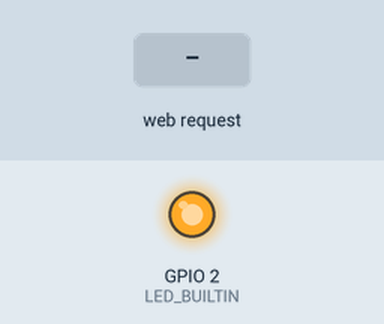
Simulated run of this sketch. Board: ESP8266 (NodeMCU). Shown: output pins drawn as LEDs (lit = HIGH, except the on-board LED, lit = LOW). The inputs (shaded band) are chosen by the test bench. What the sketch prints to the serial monitor is not drawn.

Above: at 2.2 s.
2.3 s: HTTP request GET /LEDOff received
At 2.6 s:
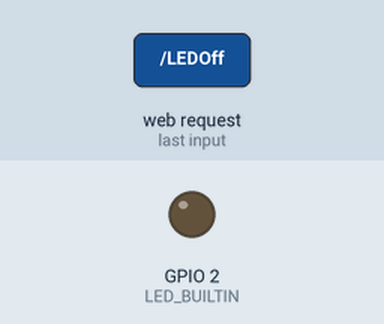
3.8 s: HTTP request GET /LEDOn received
At 4.9 s:
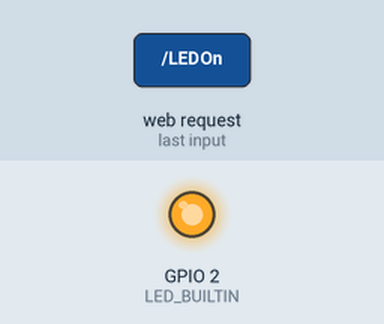
Timing chart, 0 to 6.8 s (numbered marks = the images above; inputs shaded):
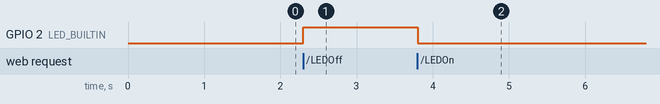

Measured:
- after the input at 2.3 s, GPIO 2 (LED_BUILTIN): LOW → HIGH at once
- after the input at 3.8 s, GPIO 2 (LED_BUILTIN): HIGH → LOW at once

The sketch:

gpio_server_ap.ino
```cpp
/*
 * NodeMCU/ESP8266 act as AP (Access Point) and simplest Web Server
 * to control GPIO (on-board LED)
 * Connect to AP "arduino-er", password = "password"
 * Open browser, visit 192.168.4.1
 */
#include <ESP8266WiFi.h>
#include <WiFiClient.h>
#include <ESP8266WebServer.h>

const char *ssid = "VJ";
const char *password = "Google@123";
int stateLED = LOW;

ESP8266WebServer server(80);

void handleRoot() {
    response();
}

void handleLedOn() {
  stateLED = LOW;
  digitalWrite(LED_BUILTIN, stateLED);
  response();
}

void handleLedOff() {
  stateLED = HIGH;
  digitalWrite(LED_BUILTIN, stateLED);
  response();
}

const String HtmlHtml = "<html><head>"
    "<meta name=\"viewport\" content=\"width=device-width, initial-scale=1\" /></head>";
const String HtmlHtmlClose = "</html>";
const String HtmlTitle = "<h1>Whileofone</h1><br/>\n";
const String HtmlLedStateLow = "<big>LED is now <b>ON</b></big><br/>\n";
const String HtmlLedStateHigh = "<big>LED is now <b>OFF</b></big><br/>\n";
const String HtmlButtons =
    "<a href=\"LEDOn\"><button style=\"display:block; width: 100%;\">ON</button></a><br/>"
    "<a href=\"LEDOff\"><button style=\"display:block; width: 100%;\">OFF</button></a><br/>";

void response(){
  String htmlRes = HtmlHtml + HtmlTitle;
  if(stateLED == LOW){
    htmlRes += HtmlLedStateLow;
  }else{
    htmlRes += HtmlLedStateHigh;
  }

  htmlRes += HtmlButtons;
  htmlRes += HtmlHtmlClose;

  server.send(200, "text/html", htmlRes);
}

void setup() {
    delay(1000);
    Serial.begin(115200);
    Serial.println();

    WiFi.softAP(ssid, password);

    IPAddress apip = WiFi.softAPIP();
    Serial.print("visit:\n");
    Serial.println(apip);
    server.on("/", handleRoot);
    server.on("/LEDOn", handleLedOn);
    server.on("/LEDOff", handleLedOff);
    server.begin();
    Serial.println("HTTP server beginned");
    pinMode(LED_BUILTIN, OUTPUT);
    digitalWrite(LED_BUILTIN, stateLED);
}

void loop() {
    server.handleClient();
}
```
